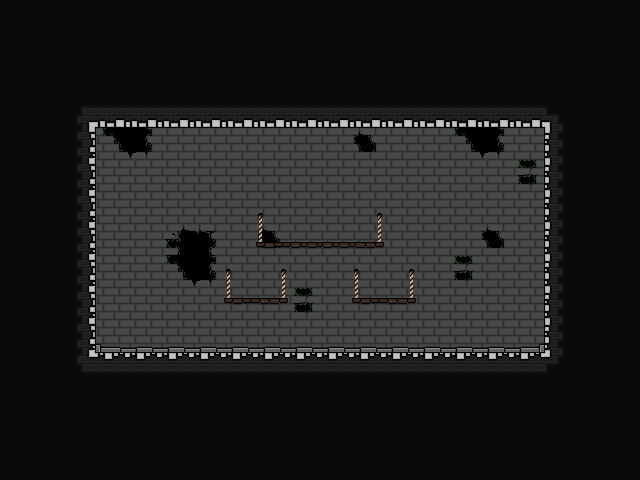

Below is a game level as drawn by its tile map, then a one-line description and the .tmx file that defines it, in full:
An orthogonal 20x15 tile map with 32x32 px tiles, 4 tile layers (Background, Walls, Platforms, PlatformsPlaceholder), 3 tilesets and 17 objects.

<map version="1.9" tiledversion="1.9.2" orientation="orthogonal" renderorder="left-up" width="20" height="15" tilewidth="32" tileheight="32" infinite="0" nextlayerid="19" nextobjectid="26">
 <editorsettings>
  <export target="../JSON/map_floor_03.tmj" format="json" />
 </editorsettings>
 <tileset firstgid="1" name="prototype_tileset" tilewidth="32" tileheight="32" tilecount="128" columns="16">
  <image source="../prototype_tileset.png" width="512" height="256" />
 </tileset>
 <tileset firstgid="129" name="playerSketch" tilewidth="32" tileheight="32" tilecount="16" columns="8">
  <image source="../../../Documentation/Recherches/playerSketch.png" width="256" height="64" />
 </tileset>
 <tileset firstgid="145" name="tileset" tilewidth="32" tileheight="32" tilecount="64" columns="8">
  <image source="../tileset.png" width="256" height="256" />
  <tile id="0">
   <properties>
    <property name="collides" type="bool" value="true" />
   </properties>
  </tile>
  <tile id="1">
   <properties>
    <property name="collides" type="bool" value="true" />
   </properties>
  </tile>
  <tile id="2">
   <properties>
    <property name="collides" type="bool" value="true" />
   </properties>
  </tile>
  <tile id="3">
   <properties>
    <property name="collides" type="bool" value="false" />
   </properties>
  </tile>
  <tile id="4">
   <properties>
    <property name="collides" type="bool" value="false" />
   </properties>
  </tile>
  <tile id="5">
   <properties>
    <property name="collides" type="bool" value="false" />
   </properties>
  </tile>
  <tile id="6">
   <properties>
    <property name="collides" type="bool" value="false" />
   </properties>
  </tile>
  <tile id="7">
   <properties>
    <property name="collides" type="bool" value="false" />
   </properties>
  </tile>
  <tile id="8">
   <properties>
    <property name="collides" type="bool" value="true" />
   </properties>
  </tile>
  <tile id="9">
   <properties>
    <property name="collides" type="bool" value="false" />
   </properties>
  </tile>
  <tile id="10">
   <properties>
    <property name="collides" type="bool" value="true" />
   </properties>
  </tile>
  <tile id="11">
   <properties>
    <property name="collides" type="bool" value="false" />
   </properties>
  </tile>
  <tile id="12">
   <properties>
    <property name="collides" type="bool" value="false" />
   </properties>
  </tile>
  <tile id="13">
   <properties>
    <property name="collides" type="bool" value="false" />
   </properties>
  </tile>
  <tile id="14">
   <properties>
    <property name="collides" type="bool" value="false" />
   </properties>
  </tile>
  <tile id="15">
   <properties>
    <property name="collides" type="bool" value="false" />
   </properties>
  </tile>
  <tile id="16">
   <properties>
    <property name="collides" type="bool" value="true" />
   </properties>
  </tile>
  <tile id="17">
   <properties>
    <property name="collides" type="bool" value="true" />
   </properties>
  </tile>
  <tile id="18">
   <properties>
    <property name="collides" type="bool" value="true" />
   </properties>
  </tile>
  <tile id="19">
   <properties>
    <property name="collides" type="bool" value="false" />
   </properties>
  </tile>
  <tile id="20">
   <properties>
    <property name="collides" type="bool" value="false" />
   </properties>
  </tile>
  <tile id="21">
   <properties>
    <property name="collides" type="bool" value="false" />
   </properties>
  </tile>
  <tile id="22">
   <properties>
    <property name="collides" type="bool" value="false" />
   </properties>
  </tile>
  <tile id="23">
   <properties>
    <property name="collides" type="bool" value="false" />
   </properties>
  </tile>
  <tile id="24">
   <properties>
    <property name="collides" type="bool" value="false" />
   </properties>
  </tile>
  <tile id="25">
   <properties>
    <property name="collides" type="bool" value="false" />
   </properties>
  </tile>
  <tile id="26">
   <properties>
    <property name="collides" type="bool" value="false" />
   </properties>
  </tile>
  <tile id="27">
   <properties>
    <property name="collides" type="bool" value="false" />
   </properties>
  </tile>
  <tile id="28">
   <properties>
    <property name="collides" type="bool" value="false" />
   </properties>
  </tile>
  <tile id="29">
   <properties>
    <property name="collides" type="bool" value="false" />
   </properties>
  </tile>
  <tile id="30">
   <properties>
    <property name="collides" type="bool" value="false" />
   </properties>
  </tile>
  <tile id="31">
   <properties>
    <property name="collides" type="bool" value="false" />
   </properties>
  </tile>
  <tile id="32">
   <properties>
    <property name="collides" type="bool" value="false" />
   </properties>
  </tile>
  <tile id="33">
   <properties>
    <property name="collides" type="bool" value="false" />
   </properties>
  </tile>
  <tile id="34">
   <properties>
    <property name="collides" type="bool" value="false" />
   </properties>
  </tile>
  <tile id="35">
   <properties>
    <property name="collides" type="bool" value="false" />
   </properties>
  </tile>
  <tile id="36">
   <properties>
    <property name="collides" type="bool" value="false" />
   </properties>
  </tile>
  <tile id="37">
   <properties>
    <property name="collides" type="bool" value="false" />
   </properties>
  </tile>
  <tile id="38">
   <properties>
    <property name="collides" type="bool" value="false" />
   </properties>
  </tile>
  <tile id="39">
   <properties>
    <property name="collides" type="bool" value="false" />
   </properties>
  </tile>
  <tile id="40">
   <properties>
    <property name="collides" type="bool" value="false" />
   </properties>
  </tile>
  <tile id="41">
   <properties>
    <property name="collides" type="bool" value="false" />
   </properties>
  </tile>
  <tile id="42">
   <properties>
    <property name="collides" type="bool" value="false" />
   </properties>
  </tile>
  <tile id="43">
   <properties>
    <property name="collides" type="bool" value="false" />
   </properties>
  </tile>
  <tile id="44">
   <properties>
    <property name="collides" type="bool" value="false" />
   </properties>
  </tile>
  <tile id="45">
   <properties>
    <property name="collides" type="bool" value="false" />
   </properties>
  </tile>
  <tile id="46">
   <properties>
    <property name="collides" type="bool" value="false" />
   </properties>
  </tile>
  <tile id="47">
   <properties>
    <property name="collides" type="bool" value="false" />
   </properties>
  </tile>
  <tile id="48">
   <properties>
    <property name="collides" type="bool" value="false" />
   </properties>
  </tile>
  <tile id="49">
   <properties>
    <property name="collides" type="bool" value="false" />
   </properties>
  </tile>
  <tile id="50">
   <properties>
    <property name="collides" type="bool" value="false" />
   </properties>
  </tile>
  <tile id="51">
   <properties>
    <property name="collides" type="bool" value="false" />
   </properties>
  </tile>
  <tile id="52">
   <properties>
    <property name="collides" type="bool" value="false" />
   </properties>
  </tile>
  <tile id="53">
   <properties>
    <property name="collides" type="bool" value="false" />
   </properties>
  </tile>
  <tile id="54">
   <properties>
    <property name="collides" type="bool" value="false" />
   </properties>
  </tile>
  <tile id="55">
   <properties>
    <property name="collides" type="bool" value="false" />
   </properties>
  </tile>
  <tile id="56">
   <properties>
    <property name="collides" type="bool" value="false" />
   </properties>
  </tile>
  <tile id="57">
   <properties>
    <property name="collides" type="bool" value="false" />
   </properties>
  </tile>
  <tile id="58">
   <properties>
    <property name="collides" type="bool" value="false" />
   </properties>
  </tile>
  <tile id="59">
   <properties>
    <property name="collides" type="bool" value="false" />
   </properties>
  </tile>
  <tile id="60">
   <properties>
    <property name="collides" type="bool" value="false" />
   </properties>
  </tile>
  <tile id="61">
   <properties>
    <property name="collides" type="bool" value="false" />
   </properties>
  </tile>
  <tile id="62">
   <properties>
    <property name="collides" type="bool" value="false" />
   </properties>
  </tile>
  <tile id="63">
   <properties>
    <property name="collides" type="bool" value="false" />
   </properties>
  </tile>
 </tileset>
 <layer id="14" name="Background" width="20" height="15">
  <data encoding="csv">
154,154,154,154,154,154,154,154,154,154,154,154,154,154,154,154,154,154,154,154,
154,154,154,154,154,154,154,154,154,154,154,154,154,154,154,154,154,154,154,154,
154,154,154,154,154,154,154,154,154,154,154,154,154,154,154,154,154,154,154,154,
154,154,154,154,154,154,154,154,154,154,154,154,154,154,154,154,154,154,154,154,
154,154,154,0,0,0,0,0,0,0,0,0,0,0,0,0,0,154,154,154,
154,154,154,0,0,0,0,0,0,0,0,0,0,0,0,0,0,154,154,154,
154,154,154,0,0,0,0,0,0,0,0,0,0,0,0,0,0,154,154,154,
154,154,154,0,0,0,0,0,0,0,0,0,0,0,0,0,0,154,154,154,
154,154,154,0,0,0,0,0,0,0,0,0,0,0,0,0,0,154,154,154,
154,154,154,0,0,0,0,0,0,0,0,0,0,0,0,0,0,154,154,154,
154,154,154,0,0,0,0,0,0,0,0,0,0,0,0,0,0,154,154,154,
154,154,154,154,154,154,154,154,154,154,154,154,154,154,154,154,154,154,154,154,
154,154,154,154,154,154,154,154,154,154,154,154,154,154,154,154,154,154,154,154,
154,154,154,154,154,154,154,154,154,154,154,154,154,154,154,154,154,154,154,154,
154,154,154,154,154,154,154,154,154,154,154,154,154,154,154,154,154,154,154,154
</data>
 </layer>
 <layer id="3" name="Walls" width="20" height="15">
  <data encoding="csv">
0,0,0,0,0,0,0,0,0,0,0,0,0,0,0,0,0,0,0,0,
0,0,0,0,0,0,0,0,0,0,0,0,0,0,0,0,0,0,0,0,
0,0,0,0,0,0,0,0,0,0,0,0,0,0,0,0,0,0,0,0,
0,0,0,0,0,0,0,0,0,0,0,0,0,0,0,0,0,0,0,0,
0,0,0,159,160,149,149,149,149,149,149,148,149,149,159,160,149,0,0,0,
0,0,0,149,149,149,149,149,149,149,149,149,149,149,149,149,150,0,0,0,
0,0,0,149,149,149,149,149,149,149,149,149,149,149,149,149,149,0,0,0,
0,0,0,149,149,151,152,149,148,149,149,149,149,149,149,148,149,0,0,0,
0,0,0,149,149,159,160,149,149,149,149,149,149,149,150,149,149,0,0,0,
0,0,0,149,149,149,149,149,149,150,149,149,149,149,149,149,149,0,0,0,
0,0,0,156,157,157,157,157,157,157,157,157,157,157,157,157,158,0,0,0,
0,0,0,0,0,0,0,0,0,0,0,0,0,0,0,0,0,0,0,0,
0,0,0,0,0,0,0,0,0,0,0,0,0,0,0,0,0,0,0,0,
0,0,0,0,0,0,0,0,0,0,0,0,0,0,0,0,0,0,0,0,
0,0,0,0,0,0,0,0,0,0,0,0,0,0,0,0,0,0,0,0
</data>
 </layer>
 <layer id="13" name="Platforms" width="20" height="15">
  <data encoding="csv">
0,0,0,0,0,0,0,0,0,0,0,0,0,0,0,0,0,0,0,0,
0,0,0,0,0,0,0,0,0,0,0,0,0,0,0,0,0,0,0,0,
0,0,0,0,0,0,0,0,0,0,0,0,0,0,0,0,0,0,0,0,
0,0,145,146,146,146,146,146,146,146,146,146,146,146,146,146,146,147,0,0,
0,0,153,0,0,0,0,0,0,0,0,0,0,0,0,0,0,155,0,0,
0,0,153,0,0,0,0,0,0,0,0,0,0,0,0,0,0,155,0,0,
0,0,153,0,0,0,0,0,0,0,0,0,0,0,0,0,0,155,0,0,
0,0,153,0,0,0,0,0,0,0,0,0,0,0,0,0,0,155,0,0,
0,0,153,0,0,0,0,0,0,0,0,0,0,0,0,0,0,155,0,0,
0,0,153,0,0,0,0,0,0,0,0,0,0,0,0,0,0,155,0,0,
0,0,153,0,0,0,0,0,0,0,0,0,0,0,0,0,0,155,0,0,
0,0,161,162,162,162,162,162,162,162,162,162,162,162,162,162,162,163,0,0,
0,0,0,0,0,0,0,0,0,0,0,0,0,0,0,0,0,0,0,0,
0,0,0,0,0,0,0,0,0,0,0,0,0,0,0,0,0,0,0,0,
0,0,0,0,0,0,0,0,0,0,0,0,0,0,0,0,0,0,0,0
</data>
 </layer>
 <layer id="17" name="PlatformsPlaceholder" width="20" height="15">
  <data encoding="csv">
0,0,0,0,0,0,0,0,0,0,0,0,0,0,0,0,0,0,0,0,
0,0,0,0,0,0,0,0,0,0,0,0,0,0,0,0,0,0,0,0,
0,0,0,0,0,0,0,0,0,0,0,0,0,0,0,0,0,0,0,0,
0,0,0,0,0,0,0,0,0,0,0,0,0,0,0,0,0,0,0,0,
0,0,0,0,0,0,0,0,0,0,0,0,0,0,0,0,0,0,0,0,
0,0,0,0,0,0,0,0,0,0,0,0,0,0,0,0,0,0,0,0,
0,0,0,0,0,0,0,0,73,0,0,75,0,0,0,0,0,0,0,0,
0,0,0,0,0,0,0,0,89,90,90,91,0,0,0,0,0,0,0,0,
0,0,0,0,0,0,0,60,62,0,0,60,62,0,0,0,0,0,0,0,
0,0,0,0,0,0,0,76,78,0,0,76,78,0,0,0,0,0,0,0,
0,0,0,0,0,0,0,0,0,0,0,0,0,0,0,0,0,0,0,0,
0,0,0,0,0,0,0,0,0,0,0,0,0,0,0,0,0,0,0,0,
0,0,0,0,0,0,0,0,0,0,0,0,0,0,0,0,0,0,0,0,
0,0,0,0,0,0,0,0,0,0,0,0,0,0,0,0,0,0,0,0,
0,0,0,0,0,0,0,0,0,0,0,0,0,0,0,0,0,0,0,0
</data>
 </layer>
 <objectgroup id="16" name="Platforms">
  <object id="13" x="352.001" y="297.999" width="64" height="6" />
  <object id="15" x="224" y="298" width="64" height="6" />
  <object id="16" x="256.001" y="242" width="128" height="6" />
 </objectgroup>
 <objectgroup id="11" name="Interact">
  <object id="3" x="288" y="178" width="64" height="64">
   <properties>
    <property name="opened" type="bool" value="false" />
    <property name="type" value="door" />
   </properties>
  </object>
  <object id="6" x="320" y="320">
   <properties>
    <property name="intensity" type="int" value="1" />
    <property name="type" value="torch" />
   </properties>
   <point />
  </object>
  <object id="7" x="528" y="320">
   <properties>
    <property name="intensity" type="int" value="1" />
    <property name="type" value="torch" />
   </properties>
   <point />
  </object>
  <object id="8" x="256" y="272">
   <properties>
    <property name="intensity" type="int" value="1" />
    <property name="type" value="torch" />
   </properties>
   <point />
  </object>
  <object id="9" x="112.001" y="319.999">
   <properties>
    <property name="intensity" type="int" value="1" />
    <property name="type" value="torch" />
   </properties>
   <point />
  </object>
  <object id="17" x="128.001" y="287.999" width="64" height="64">
   <properties>
    <property name="opened" type="bool" value="false" />
    <property name="type" value="decorativeDoor" />
   </properties>
  </object>
  <object id="18" x="272.001" y="216">
   <properties>
    <property name="intensity" type="int" value="1" />
    <property name="type" value="torch" />
   </properties>
   <point />
  </object>
  <object id="19" x="368.001" y="216">
   <properties>
    <property name="intensity" type="int" value="1" />
    <property name="type" value="torch" />
   </properties>
   <point />
  </object>
  <object id="21" x="384.001" y="271.999">
   <properties>
    <property name="intensity" type="int" value="1" />
    <property name="type" value="torch" />
   </properties>
   <point />
  </object>
  <object id="22" x="208" y="320">
   <properties>
    <property name="intensity" type="int" value="1" />
    <property name="type" value="torch" />
   </properties>
   <point />
  </object>
  <object id="23" x="432" y="320">
   <properties>
    <property name="intensity" type="int" value="1" />
    <property name="type" value="torch" />
   </properties>
   <point />
  </object>
 </objectgroup>
 <objectgroup id="12" name="Spawns">
  <object id="5" x="160.001" y="351.999">
   <properties>
    <property name="type" value="player" />
   </properties>
   <point />
  </object>
  <object id="24" x="96" y="128" width="448" height="224">
   <properties>
    <property name="type" value="enemies" />
   </properties>
  </object>
 </objectgroup>
 <objectgroup id="18" name="UI">
  <object id="25" x="320" y="128">
   <properties>
    <property name="type" value="uiOrigin" />
   </properties>
   <point />
  </object>
 </objectgroup>
</map>
